Frame 1 (no input): blank canvas, image omitted
Frame 60 (the mouse pressed at the canvas centre just before this capture): blank canvas, image omitted
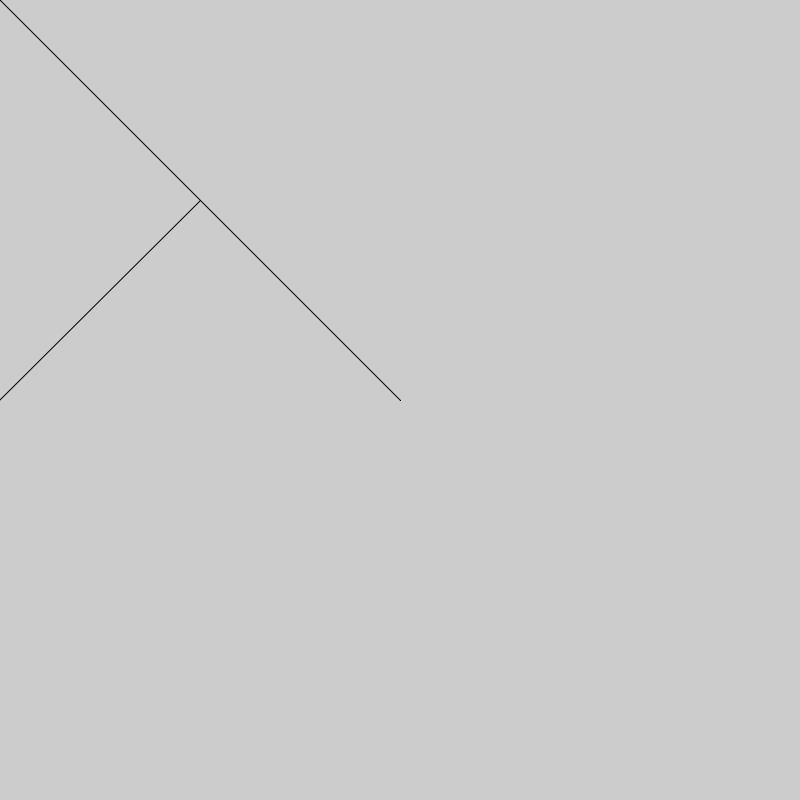
Frame 120 (the mouse held since frame 60 and released just before this capture)

The Processing sketch whose frames 1 and 60 were blank and that drew this single picture after the mouse press (run headless with seeded random() and noise(); from frame 60 on, the mouse is pressed at the canvas centre):

// Processing sketch: build
// ── build.pde
PVector pm = new PVector();
PVector m = new PVector();
PVector l = new PVector();

void setup() {
  size(800, 800);
  // frameRate(12);
}

void draw() {
  pm.set(pmouseX, pmouseY);
  m.set(mouseX, mouseY);

  l = PVector.sub(m, pm);
  pushMatrix();
    stroke(#000000);
    strokeWeight(1);

    translate(pm.x,pm.y);
    line(0,0,l.x,l.y);

    translate(l.x/2.0, l.y/2.0);
    rotate(HALF_PI);
    line(0,0,l.x,l.y);
  popMatrix();

}
				
